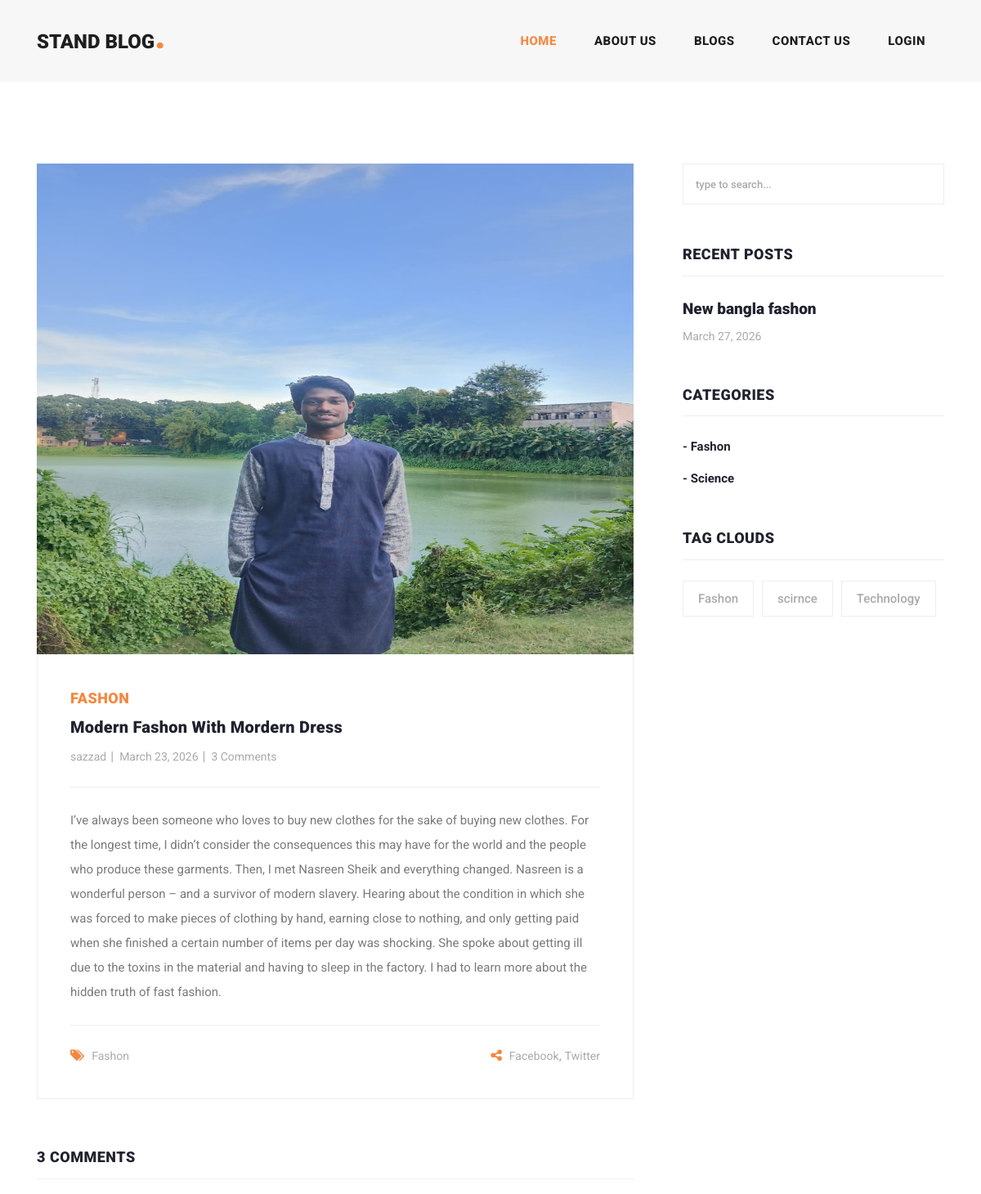
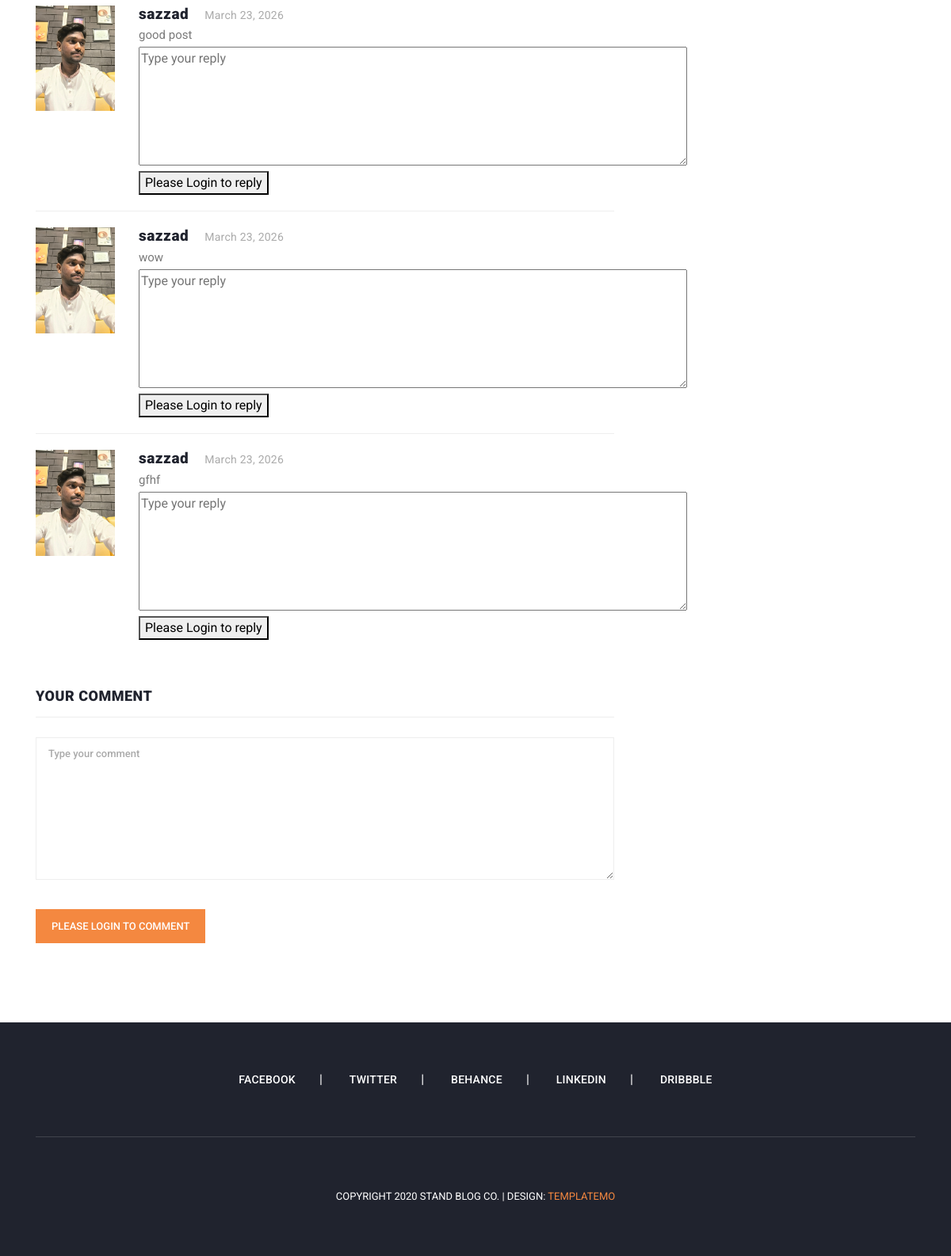
Page /blog_details/modern-fashon-with-mordern-dress/ on the committed database (2 pictures, top to bottom).
### blogapp/models.py (models this page shows, shortened)
class Blog(models.Model):
    user = models.ForeignKey(
        User,
        related_name='user_blogs',
        on_delete=models.CASCADE
    )
    category = models.ForeignKey(
        Category,
        related_name='category_blogs',
        on_delete=models.CASCADE
    )
    tag = models.ManyToManyField(
        Tag,
        related_name='tag_blogs',
        blank=True
    )
    title = models.CharField(
        max_length=250,
    )
    description = models.TextField(
        max_length=1000,
    )
    slug = models.SlugField(blank=True, unique=True)
    banner = models.ImageField(upload_to='blogs_banner')
    created_date = models.DateField(auto_now_add=True)

class Category(models.Model):
    title = models.CharField(max_length=100)
    slug = models.SlugField(blank=True, unique=True)
    created_date = models.DateField(auto_now_add=True)
    def __str__(self):
        return self.title

class Tag(models.Model):
    title = models.CharField(max_length=100)
    slug = models.SlugField(blank=True, unique=True)
    created_date = models.DateField(auto_now_add=True)

class Comment(models.Model):
    user = models.ForeignKey(
        User,
        related_name='user_comment',
        on_delete=models.CASCADE
    )
    blog = models.ForeignKey(
        Blog,
        related_name='blogs_comment',
        on_delete=models.CASCADE
    )
    text = models.TextField()
    created_date = models.DateField(auto_now_add=True)

### account/models.py (models this page shows, shortened)
class User(AbstractUser):
    email = models.EmailField(
        max_length=150,
        unique= True
    )
    profile_picture = models.ImageField(
        upload_to="user_profile/",
        default="user-profile/default.png"
    )
    REQUIRED_FIELDS = ["email"]
    objects = CustomUserManager()

### blogapp/views.py (the view, shortened to what this page needs)
# urls.py: path('blog_details/<str:slug>/', blog_details, name="blog_details"),
def blog_details(request, slug):
    form = TextForm()
    blog = get_object_or_404(Blog, slug=slug)
    categories = Category.objects.all()
    tags = Tag.objects.all()
    related_post = Blog.objects.filter(category=blog.category).exclude(id=blog.id).order_by('-id')
    if not related_post:
        related_post = Blog.objects.filter(category=blog.category).exclude(id=blog.id).order_by('-created_date')
    context = {
        'blog':blog,
        'categories':categories,
        'tags':tags,
        'related_post':related_post,
        'form':form
    }
    return render(request, 'blog_details.html', context)

### blogapp/forms.py
class TextForm(forms.Form):
    text =forms.CharField(widget=forms.Textarea, required=True)

### templates/blog_details.html (shortened to what this page needs)
{% extends 'base.html' %}
{% load static %}
{% block content %}
<section class="blog-posts grid-system">
  <div class="container">
    <div class="row">
      <div class="col-lg-8">
        <div class="all-blog-posts">
          <div class="row">
            <div class="col-lg-12">
              <div class="blog-post">
                <div class="blog-thumb">
                  <img
                    style="height: 600px"
                    src="{{ blog.banner.url }}"
                    alt=""
                  />
                </div>
                <div class="down-content">
                  <span>{{blog.category}}</span>
                  <a href=""><h4>{{blog.title}}</h4></a>
                  <ul class="post-info">
                    <li><a href="#">{{blog.user.username}}</a></li>
                    <li><a href="#">{{blog.created_date}}</a></li>
                    <li>
                      <a href="#">{{blog.blogs_comment.all.count}} Comments</a>
                    </li>
                  </ul>
                  <p>{{blog.description}}</p>
                  <div class="post-options">
                    <div class="row">
                      <div class="col-6">
                        <ul class="post-tags">
                          <li><i class="fa fa-tags"></i></li>
                          {% if blog.tag.all.count > 0 %}
                          {% for tag in blog.tag.all %}
                          <li><a href="#">{{tag.title}}</a></li>
                          {% endfor%}
                          {% else %}
                          <li>None</li>
                          {% endif %}
                        </ul>
                      </div>
                      <div class="col-6">
                        <ul class="post-share">
                          <li><i class="fa fa-share-alt"></i></li>
                          <li><a href="#">Facebook</a>,</li>
                          <li><a href="#"> Twitter</a></li>
                        </ul>
                      </div>
                    </div>
                  </div>
                </div>
              </div>
            </div>
            <div class="col-lg-12">
              <div class="sidebar-item comments">
                <div class="sidebar-heading">
                  <h2>{{blog.blogs_comment.count}} comments</h2>
                </div>
                <div class="content">
                  <ul class="d-flex flex-column">
                    {% for comment in blog.blogs_comment.all %}
                    <li>
                      <div class="author-thumb">
                        {% if comment.user.profile_picture %}
                        <img
                          src="{{comment.user.profile_picture.url}}"
                          alt=""
                        />
                        {% else %}
                        <img src="media/user_profile/default.png" alt="" />
                        {% endif %}
                      </div>
                      <div class="right-content">
                        <h4>
                          {{blog.user.username}}<span
                            >{{blog.created_date}}</span
                          >
                        </h4>
                        <p>{{comment.text}}</p>
                        <form
                          id="comment"
                          action="{% url 'reply' blog.id comment.id %}"
                          method="POST"
                        >
                          <div class="row">
                            <div class="col-lg-12">
                              <fieldset>
                                <textarea
                                  name="text"
                                  rows="6"
                                  cols="80"
                                  id="message"
                                  placeholder="Type your reply"
                                  required=""
                                ></textarea>
                              </fieldset>
                            </div>
                            <div class="col-lg-12">
                              {% if request.user.is_authenticated %}
                              <fieldset>
                                <button
                                  type="submit"
                                  id="form-submit"
                                  class="main-button"
                                >
                                  reply
                                </button>
                              </fieldset>
                              {% else %}
                              <fieldset>
                                <a href="">
                                  <button id="form-submit" class="main-button">
                                    Please Login to reply
                                  </button>
                                </a>
                              </fieldset>
                              {% endif %}
                            </div>
                          </div>
                        </form>
                      </div>
                    </li>
                    {% endfor %}
                  </ul>
                </div>
              </div>
            </div>
            <div class="col-lg-12">
              <div class="sidebar-item submit-comment">
                <div class="sidebar-heading">
                  <h2>Your comment</h2>
                </div>
                <div class="content">
                  <form
                    id="comment"
                    action="{% url 'blog_details' blog.slug %}"
                    method="POST"
                  >
                    <div class="row">
                      <div class="col-lg-12">
                        <fieldset>
                          <textarea
                            name="text"
                            rows="6"
                            id="message"
                            placeholder="Type your comment"
                            required=""
                          ></textarea>
                        </fieldset>
                      </div>
                      <div class="col-lg-12">
                        {% if request.user.is_authenticated %}
                        <fieldset>
                          <button
                            type="submit"
                            id="form-submit"
                            class="main-button"
                          >
                            comment
                          </button>
                        </fieldset>
                        {% else %}
                        <fieldset>
                          <a href="">
                            <button id="form-submit" class="main-button">
                              Please Login to Comment
                            </button>
                          </a>
                        </fieldset>
                        {% endif %}
                      </div>
                    </div>
                  </form>
                </div>
              </div>
            </div>
          </div>
        </div>
      </div>
      <div class="col-lg-4">
        <div class="sidebar">
          <div class="row">
            <div class="col-lg-12">
              <div class="sidebar-item search">
                <form id="search_form" name="gs" method="GET" action="#">
                  <input
                    type="text"
                    name="q"
                    class="searchText"
                    placeholder="type to search..."
                    autocomplete="on"
                  />
                </form>
              </div>
            </div>
            <div class="col-lg-12">
              <div class="sidebar-item recent-posts">
                <div class="sidebar-heading">
                  <h2>Recent Posts</h2>
                </div>
                <div class="content">
                  <ul>
                    {% if related_post.all.count > 0 %}
                    {% for post in related_post %}
                    <li>
                      <a href="#">
                        <h5>{{post.title}}</h5>
                        <span>{{post.created_date}}</span>
                      </a>
                    </li>
                    {% endfor %}
                    {% else %}
                    <li><i>No Related Post</i></li>
                    {% endif %}
                  </ul>
                </div>
              </div>
            </div>
            <div class="col-lg-12">
              <div class="sidebar-item categories">
                <div class="sidebar-heading">
                  <h2>Categories</h2>
                </div>
                <div class="content">
                  <ul>
                    {% for category in categories %}
                    <li>
                      <a href="{% url 'category_blogs' category.slug %}"
                        >- {{category.title}}</a
                      >
                    </li>
                    {% endfor %}
                  </ul>
                </div>
              </div>
            </div>
            <div class="col-lg-12">
              <div class="sidebar-item tags">
                <div class="sidebar-heading">
                  <h2>Tag Clouds</h2>
                </div>
                <div class="content">
                  <ul>
                    {% for tag in tags %}
                    <li>
                      <a href="{% url 'tag_blogs'  tag.slug %}"
                        >{{tag.title}}</a
                      >
                    </li>
                    {% endfor %}
                  </ul>
                </div>
              </div>
            </div>
          </div>
        </div>
      </div>
    </div>
  </div>
</section>
{% endblock content %}

### static/css/style.css (style rules this page uses)
input, textarea { text-transform: none !important; }

### rows in the picture
Blog: banner (picture), category "FASHON", title "Modern Fashon With Mordern Dress", user.username "sazzad", created_date "March 23, 2026", blogs_comment.all.count "3", description "I’ve always been someone who loves to buy new clothes for the sake of buying new clothes. For the longest time, I didn’t consider the consequences this may have for the world and the people who produce these garments. Then, I met Nasreen Sheik and everything changed. Nasreen is a wonderful person – and a survivor of modern slavery. Hearing about the condition in which she was forced to make pieces of clothing by hand, earning close to nothing, and only getting paid when she finished a certain number of items per day was shocking. She spoke about getting ill due to the toxins in the material and having to sleep in the factory. I had to learn more about the hidden truth of fast fashion.", blogs_comment.count "3"
Tag: title "Fashon"
Comment: user.profile_picture (picture), text "good post"
Comment: user.profile_picture (picture), text "wow"
Comment: user.profile_picture (picture), text "gfhf"
Blog: title "New bangla fashon", created_date "March 27, 2026"
Category: title "Fashon"
Category: title "Science"
Tag: title "scirnce"
Tag: title "Technology"
